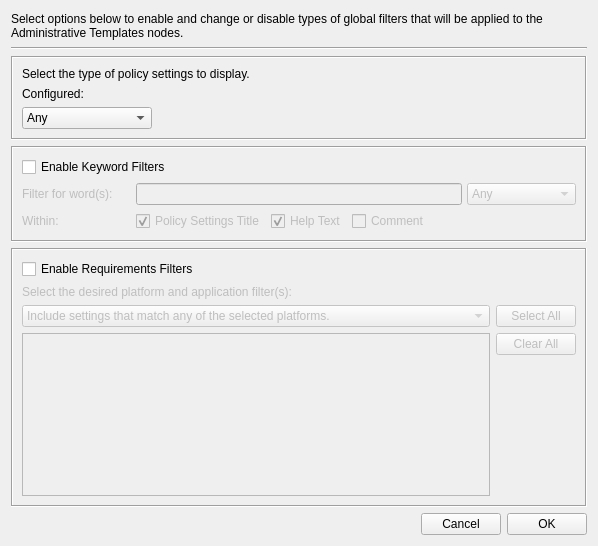
<?xml version="1.0" encoding="UTF-8"?>
<ui version="4.0">
 <class>TemplateFilterDialog</class>
 <widget class="QDialog" name="TemplateFilterDialog">
  <property name="geometry">
   <rect>
    <x>0</x>
    <y>0</y>
    <width>598</width>
    <height>546</height>
   </rect>
  </property>
  <property name="sizePolicy">
   <sizepolicy hsizetype="Fixed" vsizetype="Fixed">
    <horstretch>0</horstretch>
    <verstretch>0</verstretch>
   </sizepolicy>
  </property>
  <property name="minimumSize">
   <size>
    <width>598</width>
    <height>546</height>
   </size>
  </property>
  <property name="maximumSize">
   <size>
    <width>598</width>
    <height>546</height>
   </size>
  </property>
  <property name="windowTitle">
   <string>Template Filters Dialog</string>
  </property>
  <layout class="QGridLayout" name="gridLayout_4">
   <item row="2" column="0" colspan="3">
    <widget class="QFrame" name="selectFrame">
     <property name="frameShape">
      <enum>QFrame::Box</enum>
     </property>
     <property name="frameShadow">
      <enum>QFrame::Sunken</enum>
     </property>
     <layout class="QGridLayout" name="gridLayout">
      <item row="0" column="0">
       <widget class="QLabel" name="displayLabel">
        <property name="text">
         <string>Select the type of policy settings to display.</string>
        </property>
       </widget>
      </item>
      <item row="1" column="0">
       <widget class="QLabel" name="configLabel">
        <property name="text">
         <string>Configured:</string>
        </property>
        <property name="buddy">
         <cstring>configuredComboBox</cstring>
        </property>
       </widget>
      </item>
      <item row="2" column="0">
       <widget class="QComboBox" name="configuredComboBox">
        <property name="minimumSize">
         <size>
          <width>130</width>
          <height>0</height>
         </size>
        </property>
        <property name="maximumSize">
         <size>
          <width>100</width>
          <height>16777215</height>
         </size>
        </property>
        <property name="editable">
         <bool>false</bool>
        </property>
        <item>
         <property name="text">
          <string>Any</string>
         </property>
        </item>
        <item>
         <property name="text">
          <string>Yes</string>
         </property>
        </item>
        <item>
         <property name="text">
          <string>No</string>
         </property>
        </item>
       </widget>
      </item>
      <item row="2" column="1">
       <spacer name="horizontalSpacer_3">
        <property name="orientation">
         <enum>Qt::Horizontal</enum>
        </property>
        <property name="sizeHint" stdset="0">
         <size>
          <width>75</width>
          <height>20</height>
         </size>
        </property>
       </spacer>
      </item>
     </layout>
    </widget>
   </item>
   <item row="4" column="0" colspan="3">
    <widget class="QFrame" name="requireFrame">
     <property name="frameShape">
      <enum>QFrame::Box</enum>
     </property>
     <property name="frameShadow">
      <enum>QFrame::Sunken</enum>
     </property>
     <layout class="QGridLayout" name="gridLayout_6">
      <item row="0" column="0">
       <widget class="QCheckBox" name="platformCheckBox">
        <property name="text">
         <string>Enable Requirements Filters</string>
        </property>
        <property name="checked">
         <bool>false</bool>
        </property>
       </widget>
      </item>
      <item row="1" column="0">
       <widget class="QFrame" name="requireGroup">
        <property name="enabled">
         <bool>false</bool>
        </property>
        <property name="frameShape">
         <enum>QFrame::NoFrame</enum>
        </property>
        <property name="frameShadow">
         <enum>QFrame::Plain</enum>
        </property>
        <layout class="QGridLayout" name="gridLayout_3">
         <property name="leftMargin">
          <number>0</number>
         </property>
         <property name="topMargin">
          <number>0</number>
         </property>
         <property name="rightMargin">
          <number>0</number>
         </property>
         <property name="bottomMargin">
          <number>0</number>
         </property>
         <item row="2" column="0" rowspan="3">
          <widget class="QTreeView" name="platformTreeView">
           <property name="sizePolicy">
            <sizepolicy hsizetype="Expanding" vsizetype="MinimumExpanding">
             <horstretch>0</horstretch>
             <verstretch>0</verstretch>
            </sizepolicy>
           </property>
           <attribute name="headerVisible">
            <bool>false</bool>
           </attribute>
          </widget>
         </item>
         <item row="0" column="0">
          <widget class="QLabel" name="platformLabel">
           <property name="sizePolicy">
            <sizepolicy hsizetype="Preferred" vsizetype="Fixed">
             <horstretch>0</horstretch>
             <verstretch>0</verstretch>
            </sizepolicy>
           </property>
           <property name="text">
            <string>Select the desired platform and application filter(s):</string>
           </property>
           <property name="buddy">
            <cstring>platformComboBox</cstring>
           </property>
          </widget>
         </item>
         <item row="1" column="0">
          <widget class="QComboBox" name="platformComboBox">
           <property name="editable">
            <bool>false</bool>
           </property>
           <item>
            <property name="text">
             <string>Include settings that match any of the selected platforms.</string>
            </property>
           </item>
           <item>
            <property name="text">
             <string>Include settings that match all of the selected platforms.</string>
            </property>
           </item>
          </widget>
         </item>
         <item row="1" column="1">
          <widget class="QPushButton" name="selectPushButton">
           <property name="text">
            <string>Select All</string>
           </property>
          </widget>
         </item>
         <item row="2" column="1">
          <widget class="QPushButton" name="clearPushButton">
           <property name="text">
            <string>Clear All</string>
           </property>
          </widget>
         </item>
        </layout>
       </widget>
      </item>
     </layout>
     <zorder>requireGroup</zorder>
     <zorder>platformCheckBox</zorder>
    </widget>
   </item>
   <item row="1" column="0" colspan="3">
    <widget class="Line" name="line">
     <property name="orientation">
      <enum>Qt::Horizontal</enum>
     </property>
    </widget>
   </item>
   <item row="5" column="1">
    <widget class="QPushButton" name="cancelPushButton">
     <property name="text">
      <string>Cancel</string>
     </property>
    </widget>
   </item>
   <item row="3" column="0" colspan="3">
    <widget class="QFrame" name="kwordFrame">
     <property name="frameShape">
      <enum>QFrame::Box</enum>
     </property>
     <property name="frameShadow">
      <enum>QFrame::Sunken</enum>
     </property>
     <layout class="QGridLayout" name="gridLayout_5">
      <item row="0" column="0">
       <widget class="QCheckBox" name="keywordCheckBox">
        <property name="text">
         <string>Enable Keyword Filters</string>
        </property>
        <property name="checked">
         <bool>false</bool>
        </property>
       </widget>
      </item>
      <item row="1" column="0">
       <widget class="QFrame" name="keywordFrame">
        <property name="enabled">
         <bool>false</bool>
        </property>
        <property name="frameShape">
         <enum>QFrame::NoFrame</enum>
        </property>
        <property name="frameShadow">
         <enum>QFrame::Plain</enum>
        </property>
        <layout class="QGridLayout" name="gridLayout_2">
         <property name="leftMargin">
          <number>0</number>
         </property>
         <property name="topMargin">
          <number>0</number>
         </property>
         <property name="rightMargin">
          <number>0</number>
         </property>
         <property name="bottomMargin">
          <number>0</number>
         </property>
         <property name="horizontalSpacing">
          <number>5</number>
         </property>
         <item row="1" column="1">
          <widget class="QCheckBox" name="titleCheckBox">
           <property name="sizePolicy">
            <sizepolicy hsizetype="Maximum" vsizetype="Fixed">
             <horstretch>0</horstretch>
             <verstretch>0</verstretch>
            </sizepolicy>
           </property>
           <property name="minimumSize">
            <size>
             <width>130</width>
             <height>0</height>
            </size>
           </property>
           <property name="maximumSize">
            <size>
             <width>130</width>
             <height>16777215</height>
            </size>
           </property>
           <property name="text">
            <string>Policy Settings Title</string>
           </property>
           <property name="checked">
            <bool>true</bool>
           </property>
          </widget>
         </item>
         <item row="0" column="0">
          <widget class="QLabel" name="keywordLabel">
           <property name="text">
            <string>Filter for word(s):</string>
           </property>
           <property name="buddy">
            <cstring>keywordLineEdit</cstring>
           </property>
          </widget>
         </item>
         <item row="1" column="0">
          <widget class="QLabel" name="withinLabel">
           <property name="text">
            <string>Within:</string>
           </property>
           <property name="buddy">
            <cstring>titleCheckBox</cstring>
           </property>
          </widget>
         </item>
         <item row="0" column="4">
          <widget class="QComboBox" name="keywordComboBox">
           <property name="editable">
            <bool>false</bool>
           </property>
           <item>
            <property name="text">
             <string>Any</string>
            </property>
           </item>
           <item>
            <property name="text">
             <string>Yes</string>
            </property>
           </item>
           <item>
            <property name="text">
             <string>No</string>
            </property>
           </item>
          </widget>
         </item>
         <item row="1" column="3">
          <widget class="QCheckBox" name="commentCheckBox">
           <property name="enabled">
            <bool>false</bool>
           </property>
           <property name="text">
            <string>Comment</string>
           </property>
           <property name="checked">
            <bool>false</bool>
           </property>
          </widget>
         </item>
         <item row="0" column="1" colspan="3">
          <widget class="QLineEdit" name="keywordLineEdit"/>
         </item>
         <item row="1" column="2">
          <widget class="QCheckBox" name="helpCheckBox">
           <property name="sizePolicy">
            <sizepolicy hsizetype="Fixed" vsizetype="Fixed">
             <horstretch>0</horstretch>
             <verstretch>0</verstretch>
            </sizepolicy>
           </property>
           <property name="text">
            <string>Help Text</string>
           </property>
           <property name="checked">
            <bool>true</bool>
           </property>
          </widget>
         </item>
        </layout>
       </widget>
      </item>
     </layout>
     <zorder>keywordFrame</zorder>
     <zorder>keywordCheckBox</zorder>
    </widget>
   </item>
   <item row="5" column="0">
    <spacer name="horizontalSpacer">
     <property name="orientation">
      <enum>Qt::Horizontal</enum>
     </property>
     <property name="sizeHint" stdset="0">
      <size>
       <width>40</width>
       <height>20</height>
      </size>
     </property>
    </spacer>
   </item>
   <item row="0" column="0" colspan="3">
    <widget class="QLabel" name="headLabel">
     <property name="sizePolicy">
      <sizepolicy hsizetype="Preferred" vsizetype="Maximum">
       <horstretch>0</horstretch>
       <verstretch>30</verstretch>
      </sizepolicy>
     </property>
     <property name="minimumSize">
      <size>
       <width>0</width>
       <height>30</height>
      </size>
     </property>
     <property name="maximumSize">
      <size>
       <width>16777215</width>
       <height>30</height>
      </size>
     </property>
     <property name="text">
      <string>Select options below to enable and change or disable types of global filters that will be applied to the Administrative Templates nodes.</string>
     </property>
     <property name="wordWrap">
      <bool>true</bool>
     </property>
    </widget>
   </item>
   <item row="5" column="2">
    <widget class="QPushButton" name="okPushButton">
     <property name="text">
      <string>OK</string>
     </property>
    </widget>
   </item>
  </layout>
 </widget>
 <tabstops>
  <tabstop>configuredComboBox</tabstop>
  <tabstop>keywordCheckBox</tabstop>
  <tabstop>keywordLineEdit</tabstop>
  <tabstop>keywordComboBox</tabstop>
  <tabstop>titleCheckBox</tabstop>
  <tabstop>helpCheckBox</tabstop>
  <tabstop>commentCheckBox</tabstop>
  <tabstop>platformCheckBox</tabstop>
  <tabstop>platformComboBox</tabstop>
  <tabstop>platformTreeView</tabstop>
 </tabstops>
 <resources/>
 <connections>
  <connection>
   <sender>okPushButton</sender>
   <signal>clicked()</signal>
   <receiver>TemplateFilterDialog</receiver>
   <slot>accept()</slot>
   <hints>
    <hint type="sourcelabel">
     <x>550</x>
     <y>528</y>
    </hint>
    <hint type="destinationlabel">
     <x>298</x>
     <y>272</y>
    </hint>
   </hints>
  </connection>
  <connection>
   <sender>cancelPushButton</sender>
   <signal>clicked()</signal>
   <receiver>TemplateFilterDialog</receiver>
   <slot>reject()</slot>
   <hints>
    <hint type="sourcelabel">
     <x>465</x>
     <y>528</y>
    </hint>
    <hint type="destinationlabel">
     <x>298</x>
     <y>272</y>
    </hint>
   </hints>
  </connection>
  <connection>
   <sender>keywordCheckBox</sender>
   <signal>toggled(bool)</signal>
   <receiver>keywordFrame</receiver>
   <slot>setEnabled(bool)</slot>
   <hints>
    <hint type="sourcelabel">
     <x>298</x>
     <y>159</y>
    </hint>
    <hint type="destinationlabel">
     <x>298</x>
     <y>200</y>
    </hint>
   </hints>
  </connection>
  <connection>
   <sender>platformCheckBox</sender>
   <signal>toggled(bool)</signal>
   <receiver>requireGroup</receiver>
   <slot>setEnabled(bool)</slot>
   <hints>
    <hint type="sourcelabel">
     <x>116</x>
     <y>258</y>
    </hint>
    <hint type="destinationlabel">
     <x>297</x>
     <y>385</y>
    </hint>
   </hints>
  </connection>
 </connections>
</ui>
